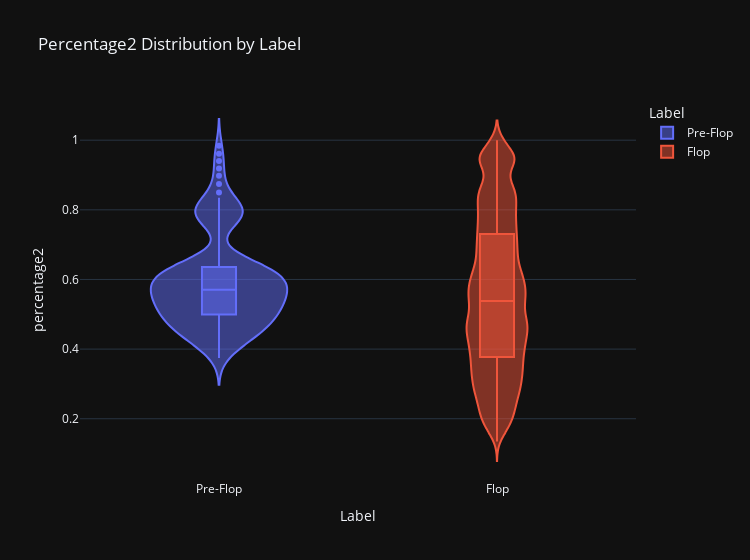

Notebook cell for this chart:
### Markdown cell above
MANUPULATE PRE_FLOP CSV DUE TO DISTIRUBUTION

### Code cell
pre_flop_df = pd.read_csv('pre_flop.csv')
normal_df = pd.read_csv('normal1.csv')

# Add a "Label" column to each dataset
pre_flop_df['Label'] = 'Pre-Flop'
normal_df['Label'] = 'Flop'

# Add percentage2 column to pre-flop dataset
pre_flop_df['percentage2'] = pre_flop_df.apply(lambda row: row['percentage']+0.11 if row['percentage']>0.6556 else row['percentage'], axis=1)

# Add a "percentage2" column to normal_df
normal_df['percentage2'] = normal_df['percentage']

# Combine the two datasets into one
combined_df = pd.concat([pre_flop_df, normal_df], ignore_index=True)

# Create the violin plot
fig = px.violin(combined_df, x='Label', y='percentage2', color='Label',
                template='plotly_dark', box=True,
                title='Percentage2 Distribution by Label',width=750)

# Show the plot
fig.show()

### Figure 1 — Plotly figure (JSON) as saved in the notebook; plotly's stock layout.template omitted (floating-point values rounded to 4 significant figures; data arrays with more than 128 entries replaced by an {"elided": "..."} marker saying what was removed)
{"data": [{"alignmentgroup": "True", "box": {"visible": true}, "hovertemplate": "Label=%{x}<br>percentage2=%{y}<extra></extra>", "legendgroup": "Pre-Flop", "marker": {"color": "#636efa"}, "name": "Pre-Flop", "offsetgroup": "Pre-Flop", "orientation": "v", "scalegroup": "True", "showlegend": true, "type": "violin", "x": {"elided": "169 str values"}, "x0": " ", "xaxis": "x", "y": {"elided": "169 float values"}, "y0": " ", "yaxis": "y"}, {"alignmentgroup": "True", "box": {"visible": true}, "hovertemplate": "Label=%{x}<br>percentage2=%{y}<extra></extra>", "legendgroup": "Flop", "marker": {"color": "#EF553B"}, "name": "Flop", "offsetgroup": "Flop", "orientation": "v", "scalegroup": "True", "showlegend": true, "type": "violin", "x": {"elided": "41392 str values"}, "x0": " ", "xaxis": "x", "y": {"elided": "41392 float values"}, "y0": " ", "yaxis": "y"}], "layout": {"legend": {"title": {"text": "Label"}, "tracegroupgap": 0}, "title": {"text": "Percentage2 Distribution by Label"}, "violinmode": "overlay", "width": 750, "xaxis": {"anchor": "y", "categoryarray": ["Pre-Flop", "Flop"], "categoryorder": "array", "domain": [0, 1], "title": {"text": "Label"}}, "yaxis": {"anchor": "x", "domain": [0, 1], "title": {"text": "percentage2"}}}}
